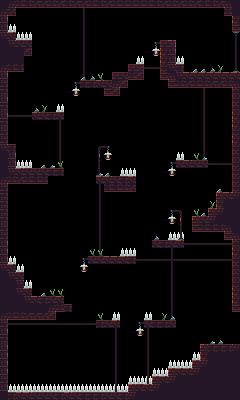

A 2D game scene composited from a Tiled map and its tileset images. What follows is a short description and the map's XML, with each tile layer's data collapsed to a summary:
An orthogonal 30x50 tile map with 8x8 px tiles, 5 tile layers (morte, muri, detail2, detail, ...).

<map version="1.10" tiledversion="1.12.2" orientation="orthogonal" renderorder="right-down" width="30" height="50" tilewidth="8" tileheight="8" infinite="0" nextlayerid="6" nextobjectid="1">
 <tileset firstgid="1" source="../Tiles_Tower.tsx" />
 <layer id="2" name="morte" width="30" height="50">
  <data>[1500 cells, 53 non-empty, 1 distinct tile ids]</data>
 </layer>
 <layer id="1" name="muri" width="30" height="50">
  <data>[1500 cells, 340 non-empty, 23 distinct tile ids]</data>
 </layer>
 <layer id="5" name="detail2" width="30" height="50">
  <data>[1500 cells, 125 non-empty, 9 distinct tile ids]</data>
 </layer>
 <layer id="3" name="detail" width="30" height="50">
  <data>[1500 cells, 32 non-empty, 6 distinct tile ids]</data>
 </layer>
 <layer id="4" name="transazione" width="30" height="50">
  <data>[1500 cells, 5 non-empty, 4 distinct tile ids]</data>
 </layer>
</map>
